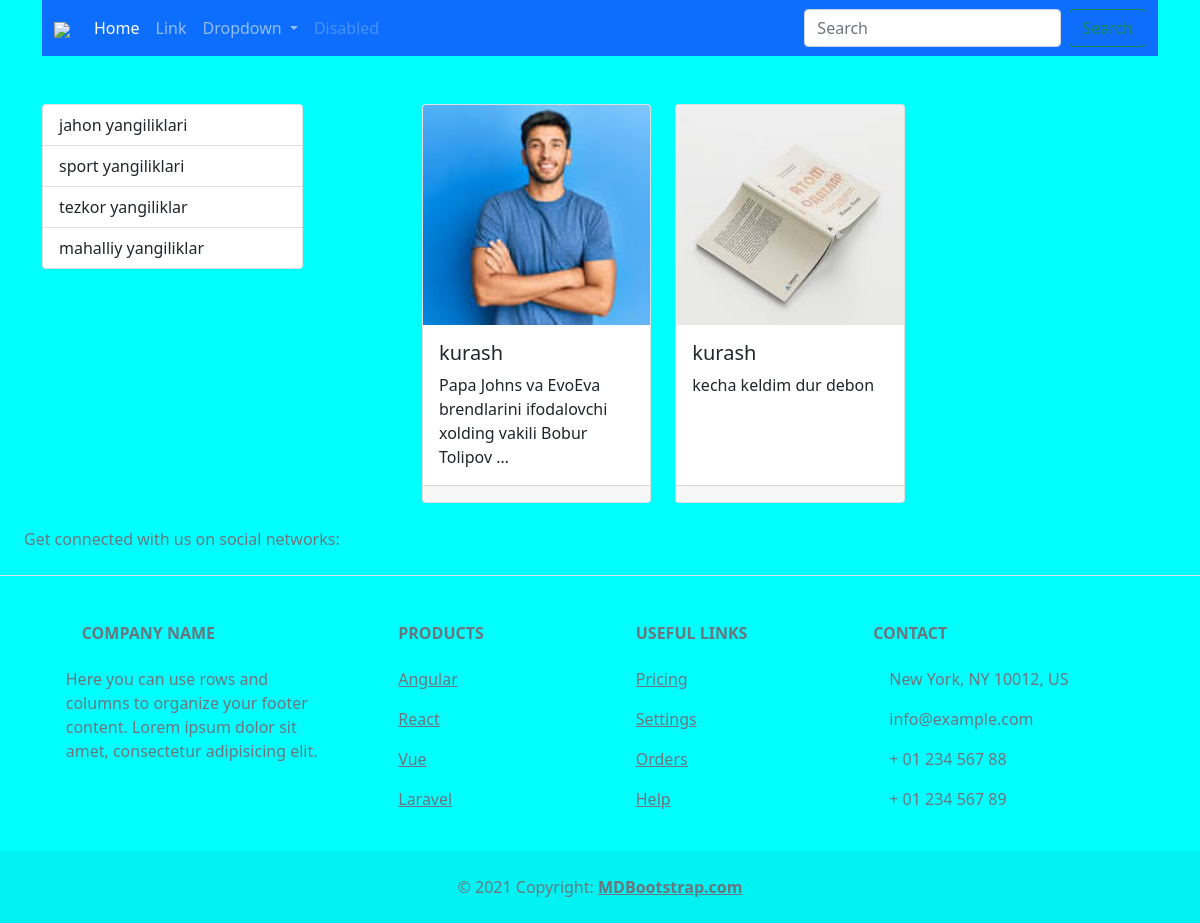
/category/15/, run on the app's committed database.
### main/models.py (models this page shows, shortened)
class Category(models.Model):
    name = models.CharField(max_length=150, unique=True)

class New(models.Model):
    turi = models.ForeignKey(Category, on_delete=models.CASCADE)
    type = models.CharField(max_length=150)
    name = models.CharField(max_length=150)
    text = models.CharField(max_length=150)
    image = models.ImageField(upload_to='images/', blank=True, null=True)

### main/views.py (the view)
# urls.py: path('category/<int:category_id>/', new_by_categories, name='category_new'),
def new_by_categories(request, category_id):
    categories = Category.objects.all()
    category = Category.objects.get(id=category_id)
    news = New.objects.filter(turi=category)
    context = {
        'categories': categories,
        'news': news,
        'type': category.name,
    }
    return render(request, 'main/index.html', context)

### main/templates/main/index.html (shortened to what this page needs)
{% extends 'base.html' %}
{% block content %}
<div class="row row-cols-1 row-cols-md-3 g-4">
  {% for new in news %}
  <div class="col">
      <div class="card h-100">
          {% if new.image %}
          <img src="{{ new.image.url }}"
               class="card-img-top"
               style="height: 220px; object-fit: cover;">
          {% else %}
          <img src="https://www.shutterstock.com/image-vector/image-not-found-failure-network-260nw-2330163829.jpg"
               class="card-img-top"
               style="height: 220px; object-fit: cover;">
          {% endif %}
          <div class="card-body">
              <h5 class="card-title">{{ new.type }}</h5>
              <p class="card-text">{{ new.text|truncatewords:10 }}</p>
          </div>
          <div class="card-footer">
          </div>
      </div>
  </div>
  {% endfor %}
</div>
{% endblock content %}

### templates/base.html (shortened to what this page needs)
<!DOCTYPE html>
<html lang="en">
<head>
    {% include 'components/_style.html' %}
</head>
<body>
<div class="container">
    {% include 'layout/navbar.html' %}
    {% block main %}
    <div class="row justify-content-between">
      <div class="col-3">
          <div class="list-group">
              {% for category in categories %}
              <a href="{% url 'category_new' category.id %}" class="list-group-item list-group-item-action">
                  {{ category.name }}
              </a>
              {% endfor %}
          </div>
      </div>
      <div class="col-8">
            {% block content %}
            {% endblock content %}
      </div>
    </div>
    {% endblock main %}
</div>
<footer class="text-center text-lg-start bg-body-tertiary text-muted">
    {% include 'layout/footer.html' %}
</body>
</html>

### main/staticfiles/css/style.css (style rules this page uses)
body { background-color: aqua; }

### data on the page
Category: name "jahon yangiliklari"
Category: name "sport yangiliklari"
Category: name "tezkor yangiliklar"
Category: name "mahalliy yangiliklar"
New: image (picture), type "kurash", text "Papa Johns va EvoEva brendlarini ifodalovchi xolding vakili Bobur Tolipov …"
New: image (picture), type "kurash", text "kecha keldim dur debon"
